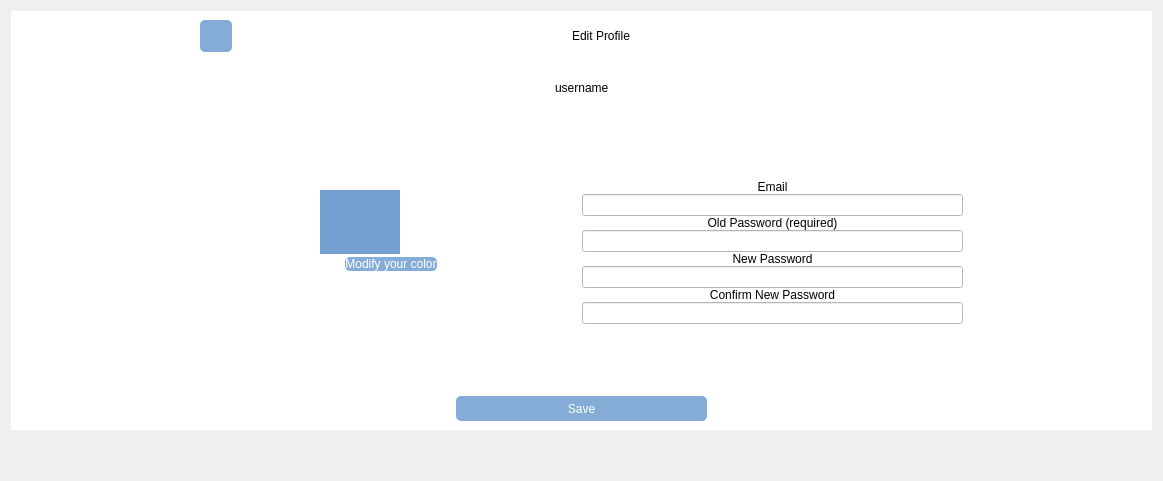
      <widget class="QWidget" name="editprofile">
       <layout class="QVBoxLayout" name="verticalLayout_12">
        <item>
         <layout class="QVBoxLayout" name="verticalLayout_8">
          <property name="leftMargin">
           <number>0</number>
          </property>
          <item alignment="Qt::AlignHCenter|Qt::AlignVCenter">
           <widget class="QWidget" name="widget_2" native="true">
            <property name="sizePolicy">
             <sizepolicy hsizetype="Expanding" vsizetype="Expanding">
              <horstretch>0</horstretch>
              <verstretch>0</verstretch>
             </sizepolicy>
            </property>
            <property name="layoutDirection">
             <enum>Qt::LeftToRight</enum>
            </property>
            <property name="autoFillBackground">
             <bool>false</bool>
            </property>
            <property name="styleSheet">
             <string notr="true">background-color:white;
</string>
            </property>
            <layout class="QHBoxLayout" name="horizontalLayout_10">
             <item>
              <spacer name="horizontalSpacer_16">
               <property name="orientation">
                <enum>Qt::Horizontal</enum>
               </property>
               <property name="sizeType">
                <enum>QSizePolicy::Fixed</enum>
               </property>
               <property name="sizeHint" stdset="0">
                <size>
                 <width>180</width>
                 <height>20</height>
                </size>
               </property>
              </spacer>
             </item>
             <item>
              <layout class="QVBoxLayout" name="verticalLayout_9">
               <item>
                <layout class="QHBoxLayout" name="horizontalLayout_11">
                 <item>
                  <widget class="QPushButton" name="edit_backButton">
                   <property name="sizePolicy">
                    <sizepolicy hsizetype="Fixed" vsizetype="Fixed">
                     <horstretch>0</horstretch>
                     <verstretch>0</verstretch>
                    </sizepolicy>
                   </property>
                   <property name="minimumSize">
                    <size>
                     <width>32</width>
                     <height>32</height>
                    </size>
                   </property>
                   <property name="styleSheet">
                    <string notr="true">QPushButton#edit_backButton{
background-color: #84ACD7;
border: 1px;
border-radius:5px;
}
QPushButton#edit_backButton:hover{
	background-color:#68DFBB;
}</string>
                   </property>
                   <property name="text">
                    <string/>
                   </property>
                   <property name="icon">
                    <iconset>
                     <normalon>:/images/back-arrow.png</normalon>
                    </iconset>
                   </property>
                   <property name="iconSize">
                    <size>
                     <width>32</width>
                     <height>32</height>
                    </size>
                   </property>
                   <property name="flat">
                    <bool>true</bool>
                   </property>
                  </widget>
                 </item>
                 <item>
                  <spacer name="horizontalSpacer_13">
                   <property name="orientation">
                    <enum>Qt::Horizontal</enum>
                   </property>
                   <property name="sizeType">
                    <enum>QSizePolicy::MinimumExpanding</enum>
                   </property>
                   <property name="sizeHint" stdset="0">
                    <size>
                     <width>180</width>
                     <height>20</height>
                    </size>
                   </property>
                  </spacer>
                 </item>
                 <item>
                  <widget class="QLabel" name="editLabel">
                   <property name="styleSheet">
                    <string notr="true">font: 75 25pt &quot;Sawasdee Bold&quot;;</string>
                   </property>
                   <property name="text">
                    <string>Edit Profile</string>
                   </property>
                   <property name="alignment">
                    <set>Qt::AlignCenter</set>
                   </property>
                  </widget>
                 </item>
                 <item>
                  <spacer name="horizontalSpacer_17">
                   <property name="orientation">
                    <enum>Qt::Horizontal</enum>
                   </property>
                   <property name="sizeType">
                    <enum>QSizePolicy::MinimumExpanding</enum>
                   </property>
                   <property name="sizeHint" stdset="0">
                    <size>
                     <width>200</width>
                     <height>20</height>
                    </size>
                   </property>
                  </spacer>
                 </item>
                </layout>
               </item>
               <item>
                <spacer name="verticalSpacer_18">
                 <property name="orientation">
                  <enum>Qt::Vertical</enum>
                 </property>
                 <property name="sizeType">
                  <enum>QSizePolicy::Fixed</enum>
                 </property>
                 <property name="sizeHint" stdset="0">
                  <size>
                   <width>20</width>
                   <height>20</height>
                  </size>
                 </property>
                </spacer>
               </item>
               <item>
                <layout class="QHBoxLayout" name="horizontalLayout_20">
                 <property name="spacing">
                  <number>1</number>
                 </property>
                 <property name="bottomMargin">
                  <number>0</number>
                 </property>
                 <item>
                  <spacer name="horizontalSpacer_25">
                   <property name="orientation">
                    <enum>Qt::Horizontal</enum>
                   </property>
                   <property name="sizeHint" stdset="0">
                    <size>
                     <width>40</width>
                     <height>20</height>
                    </size>
                   </property>
                  </spacer>
                 </item>
                 <item>
                  <widget class="QLabel" name="edit_user_label">
                   <property name="styleSheet">
                    <string notr="true">font: 16pt &quot;Sawasdee Bold&quot;;</string>
                   </property>
                   <property name="text">
                    <string>username</string>
                   </property>
                  </widget>
                 </item>
                 <item>
                  <spacer name="horizontalSpacer_26">
                   <property name="orientation">
                    <enum>Qt::Horizontal</enum>
                   </property>
                   <property name="sizeHint" stdset="0">
                    <size>
                     <width>40</width>
                     <height>20</height>
                    </size>
                   </property>
                  </spacer>
                 </item>
                </layout>
               </item>
               <item>
                <spacer name="verticalSpacer_13">
                 <property name="orientation">
                  <enum>Qt::Vertical</enum>
                 </property>
                 <property name="sizeType">
                  <enum>QSizePolicy::Fixed</enum>
                 </property>
                 <property name="sizeHint" stdset="0">
                  <size>
                   <width>20</width>
                   <height>50</height>
                  </size>
                 </property>
                </spacer>
               </item>
               <item>
                <layout class="QHBoxLayout" name="horizontalLayout_12">
                 <property name="spacing">
                  <number>1</number>
                 </property>
                 <item>
                  <layout class="QVBoxLayout" name="verticalLayout_13">
                   <property name="spacing">
                    <number>0</number>
                   </property>
                   <property name="topMargin">
                    <number>6</number>
                   </property>
                   <property name="bottomMargin">
                    <number>6</number>
                   </property>
                   <item>
                    <spacer name="verticalSpacer_19">
                     <property name="orientation">
                      <enum>Qt::Vertical</enum>
                     </property>
                     <property name="sizeType">
                      <enum>QSizePolicy::Fixed</enum>
                     </property>
                     <property name="sizeHint" stdset="0">
                      <size>
                       <width>20</width>
                       <height>20</height>
                      </size>
                     </property>
                    </spacer>
                   </item>
                   <item>
                    <widget class="QWidget" name="widget_4" native="true">
                     <widget class="QWidget" name="edit_icon" native="true">
                      <property name="geometry">
                       <rect>
                        <x>120</x>
                        <y>10</y>
                        <width>80</width>
                        <height>80</height>
                       </rect>
                      </property>
                      <property name="styleSheet">
                       <string notr="true">background-color: rgb(114, 159, 207);</string>
                      </property>
                     </widget>
                    </widget>
                   </item>
                   <item>
                    <layout class="QHBoxLayout" name="horizontalLayout_17">
                     <property name="spacing">
                      <number>1</number>
                     </property>
                     <property name="bottomMargin">
                      <number>0</number>
                     </property>
                     <item>
                      <spacer name="horizontalSpacer_20">
                       <property name="orientation">
                        <enum>Qt::Horizontal</enum>
                       </property>
                       <property name="sizeHint" stdset="0">
                        <size>
                         <width>40</width>
                         <height>20</height>
                        </size>
                       </property>
                      </spacer>
                     </item>
                     <item>
                      <widget class="QPushButton" name="colorPicker">
                       <property name="styleSheet">
                        <string notr="true">QPushButton#colorPicker{
background-color: #84ACD7;
border: 1px;
color:#FFFFFF;
border-radius:5px;
font: 12pt &quot;Sawasdee Bold&quot;;
}
QPushButton#colorPicker:hover{
background-color:#68DFBB;
}</string>
                       </property>
                       <property name="text">
                        <string>Modify your color</string>
                       </property>
                       <property name="icon">
                        <iconset>
                         <normalon>:/images/win/color-picker.png</normalon>
                        </iconset>
                       </property>
                      </widget>
                     </item>
                     <item>
                      <spacer name="horizontalSpacer_21">
                       <property name="orientation">
                        <enum>Qt::Horizontal</enum>
                       </property>
                       <property name="sizeHint" stdset="0">
                        <size>
                         <width>40</width>
                         <height>20</height>
                        </size>
                       </property>
                      </spacer>
                     </item>
                    </layout>
                   </item>
                   <item>
                    <spacer name="verticalSpacer_14">
                     <property name="orientation">
                      <enum>Qt::Vertical</enum>
                     </property>
                     <property name="sizeType">
                      <enum>QSizePolicy::Fixed</enum>
                     </property>
                     <property name="sizeHint" stdset="0">
                      <size>
                       <width>20</width>
                       <height>80</height>
                      </size>
                     </property>
                    </spacer>
                   </item>
                  </layout>
                 </item>
                 <item>
                  <layout class="QVBoxLayout" name="verticalLayout_11">
                   <property name="spacing">
                    <number>0</number>
                   </property>
                   <property name="leftMargin">
                    <number>0</number>
                   </property>
                   <property name="topMargin">
                    <number>6</number>
                   </property>
                   <property name="bottomMargin">
                    <number>6</number>
                   </property>
                   <item>
                    <spacer name="verticalSpacer_15">
                     <property name="orientation">
                      <enum>Qt::Vertical</enum>
                     </property>
                     <property name="sizeType">
                      <enum>QSizePolicy::Fixed</enum>
                     </property>
                     <property name="sizeHint" stdset="0">
                      <size>
                       <width>20</width>
                       <height>20</height>
                      </size>
                     </property>
                    </spacer>
                   </item>
                   <item>
                    <widget class="QLabel" name="edit_email_label">
                     <property name="styleSheet">
                      <string notr="true">font: 11pt &quot;Sawasdee Bold&quot;;</string>
                     </property>
                     <property name="text">
                      <string>Email</string>
                     </property>
                     <property name="alignment">
                      <set>Qt::AlignCenter</set>
                     </property>
                    </widget>
                   </item>
                   <item>
                    <widget class="QLineEdit" name="edit_email_line"/>
                   </item>
                   <item>
                    <widget class="QLabel" name="edit_oldPasswordLabel">
                     <property name="styleSheet">
                      <string notr="true">font: 11pt &quot;Sawasdee Bold&quot;;</string>
                     </property>
                     <property name="text">
                      <string>Old Password (required)</string>
                     </property>
                     <property name="alignment">
                      <set>Qt::AlignCenter</set>
                     </property>
                    </widget>
                   </item>
                   <item>
                    <widget class="QLineEdit" name="edit_oldpsw_line">
                     <property name="styleSheet">
                      <string notr="true"/>
                     </property>
                     <property name="echoMode">
                      <enum>QLineEdit::Password</enum>
                     </property>
                    </widget>
                   </item>
                   <item>
                    <widget class="QLabel" name="edit_newpsw_label">
                     <property name="styleSheet">
                      <string notr="true">font: 11pt &quot;Sawasdee Bold&quot;;</string>
                     </property>
                     <property name="text">
                      <string>New Password</string>
                     </property>
                     <property name="alignment">
                      <set>Qt::AlignCenter</set>
                     </property>
                    </widget>
                   </item>
                   <item>
                    <widget class="QLineEdit" name="edit_newpsw_line">
                     <property name="styleSheet">
                      <string notr="true">lineedit-password-mask-delay:0.5;</string>
                     </property>
                     <property name="echoMode">
                      <enum>QLineEdit::Password</enum>
                     </property>
                    </widget>
                   </item>
                   <item>
                    <widget class="QLabel" name="edit_confnewpsw_label">
                     <property name="styleSheet">
                      <string notr="true">font: 11pt &quot;Sawasdee Bold&quot;;</string>
                     </property>
                     <property name="text">
                      <string>Confirm New Password</string>
                     </property>
                     <property name="alignment">
                      <set>Qt::AlignCenter</set>
                     </property>
                    </widget>
                   </item>
                   <item>
                    <widget class="QLineEdit" name="edit_confnewpsw_line">
                     <property name="styleSheet">
                      <string notr="true">lineedit-password-mask-delay:0.1;</string>
                     </property>
                     <property name="echoMode">
                      <enum>QLineEdit::Password</enum>
                     </property>
                    </widget>
                   </item>
                   <item>
                    <spacer name="verticalSpacer_16">
                     <property name="orientation">
                      <enum>Qt::Vertical</enum>
                     </property>
                     <property name="sizeType">
                      <enum>QSizePolicy::Fixed</enum>
                     </property>
                     <property name="sizeHint" stdset="0">
                      <size>
                       <width>20</width>
                       <height>30</height>
                      </size>
                     </property>
                    </spacer>
                   </item>
                  </layout>
                 </item>
                </layout>
               </item>
               <item>
                <spacer name="verticalSpacer_17">
                 <property name="orientation">
                  <enum>Qt::Vertical</enum>
                 </property>
                 <property name="sizeType">
                  <enum>QSizePolicy::Fixed</enum>
                 </property>
                 <property name="sizeHint" stdset="0">
                  <size>
                   <width>20</width>
                   <height>30</height>
                  </size>
                 </property>
                </spacer>
               </item>
               <item>
                <layout class="QHBoxLayout" name="horizontalLayout_13">
                 <property name="spacing">
                  <number>1</number>
                 </property>
                 <item>
                  <spacer name="horizontalSpacer_18">
                   <property name="orientation">
                    <enum>Qt::Horizontal</enum>
                   </property>
                   <property name="sizeType">
                    <enum>QSizePolicy::Expanding</enum>
                   </property>
                   <property name="sizeHint" stdset="0">
                    <size>
                     <width>256</width>
                     <height>20</height>
                    </size>
                   </property>
                  </spacer>
                 </item>
                 <item>
                  <widget class="QPushButton" name="edit_saveButton">
                   <property name="sizePolicy">
                    <sizepolicy hsizetype="Expanding" vsizetype="Fixed">
                     <horstretch>0</horstretch>
                     <verstretch>0</verstretch>
                    </sizepolicy>
                   </property>
                   <property name="minimumSize">
                    <size>
                     <width>251</width>
                     <height>25</height>
                    </size>
                   </property>
                   <property name="styleSheet">
                    <string notr="true">QPushButton#edit_saveButton{
background-color: #84ACD7;
border: 1px;
color:#FFFFFF;
border-radius:5px;
font: 20pt &quot;Sawasdee Bold&quot;;
}
QPushButton#edit_saveButton:hover{
background-color:#68DFBB;
}</string>
                   </property>
                   <property name="text">
                    <string>Save</string>
                   </property>
                   <property name="flat">
                    <bool>true</bool>
                   </property>
                  </widget>
                 </item>
                 <item>
                  <spacer name="horizontalSpacer_22">
                   <property name="orientation">
                    <enum>Qt::Horizontal</enum>
                   </property>
                   <property name="sizeHint" stdset="0">
                    <size>
                     <width>256</width>
                     <height>20</height>
                    </size>
                   </property>
                  </spacer>
                 </item>
                </layout>
               </item>
              </layout>
             </item>
             <item>
              <spacer name="horizontalSpacer_19">
               <property name="orientation">
                <enum>Qt::Horizontal</enum>
               </property>
               <property name="sizeType">
                <enum>QSizePolicy::Fixed</enum>
               </property>
               <property name="sizeHint" stdset="0">
                <size>
                 <width>180</width>
                 <height>20</height>
                </size>
               </property>
              </spacer>
             </item>
            </layout>
           </widget>
          </item>
          <item>
           <spacer name="verticalSpacer_20">
            <property name="orientation">
             <enum>Qt::Vertical</enum>
            </property>
            <property name="sizeHint" stdset="0">
             <size>
              <width>20</width>
              <height>40</height>
             </size>
            </property>
           </spacer>
          </item>
         </layout>
        </item>
       </layout>
      </widget>
